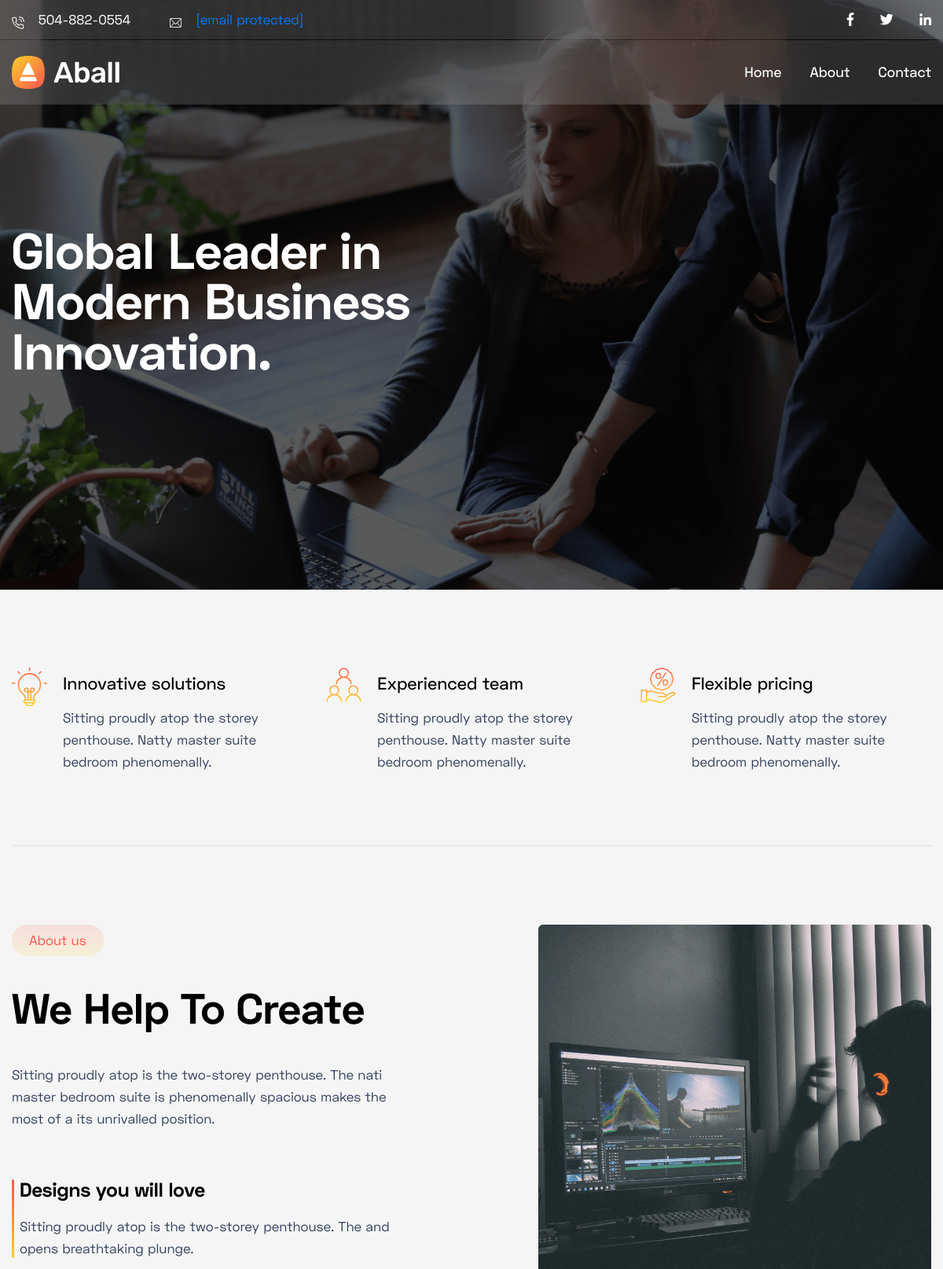
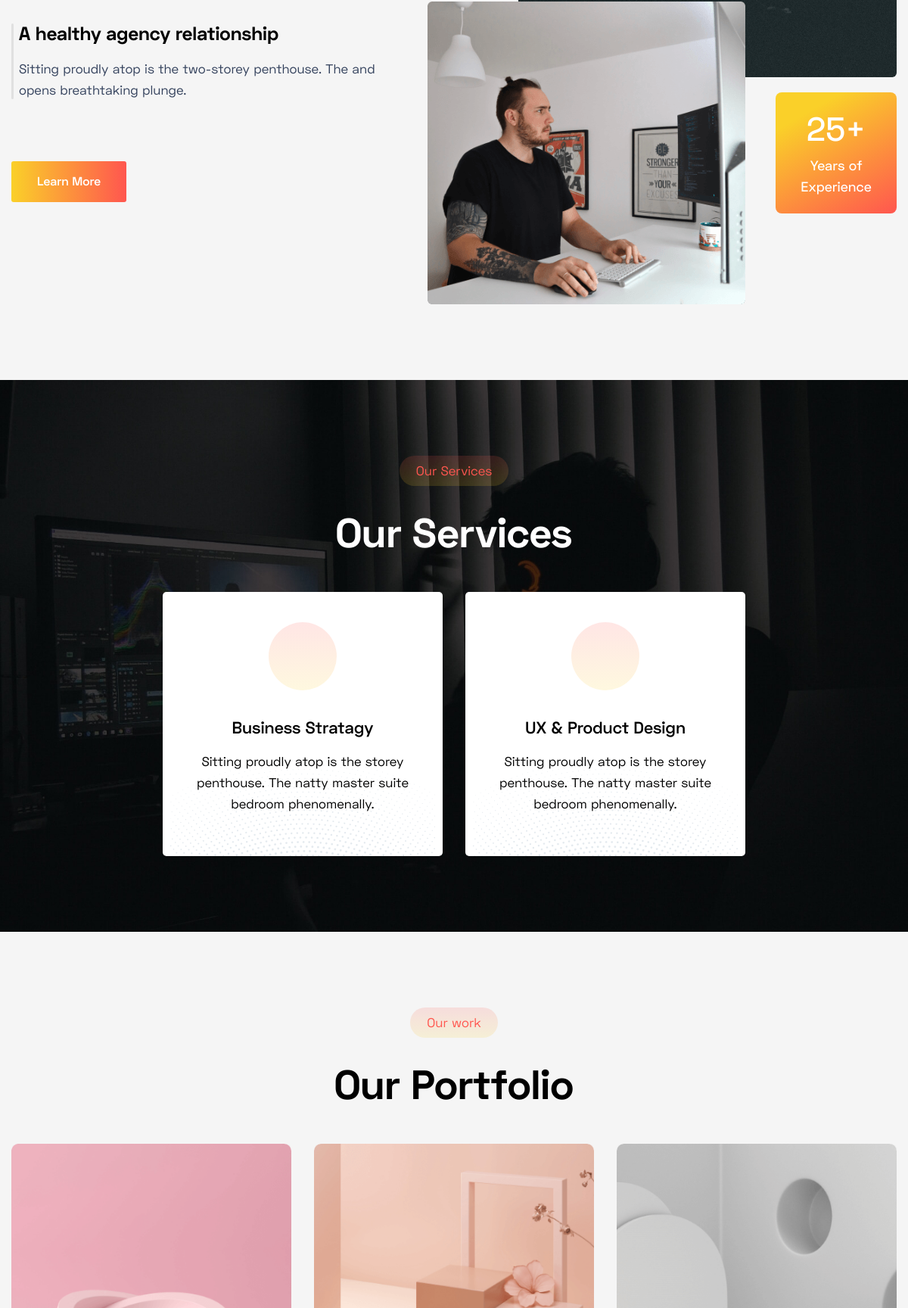
The page / (upper part) on the database its author committed (2 pictures, top to bottom).
### tables this page shows
CREATE TABLE `tbl_banner` (
  `id` int(11) NOT NULL,
  `image` varchar(255) NOT NULL,
  `title` varchar(255) NOT NULL,
  `subtitle` varchar(255) NOT NULL
);

CREATE TABLE `services` (
  `id` int(11) NOT NULL,
  `icon` varchar(100) NOT NULL,
  `title` varchar(150) NOT NULL,
  `description` varchar(2040) NOT NULL
);

### index.php (the view, shortened to what this page needs)
<?php include "model/db_connect.php"?>
<!doctype html>
<html lang="en">
<head>
<?php include "plugins/resources.php"?>
</head>
<body class="home-2-bg">
<header class="header-area header-2-area">
	<div class="header-top">
<div class="container">
<div class="row">
<div class="col-lg-12">
<div class="header-top-item">
<div class="info">
<ul>
<li><img src="assets/images/phone.svg" alt=""> 504-882-0554</li>
<li><img src="assets/images/email.svg" alt=""> <a href="https://quomodothemes.website/cdn-cgi/l/email-protection" class="__cf_email__" data-cfemail="cdaea2a3b9acaeb98dbda5acbfa0ace3aea2a0">[email&#160;protected]</a></li>
</ul>
</div>
<div class="sicial">
<ul>
<li><a href="#"><i class="fab fa-facebook-f"></i></a></li>
<li><a href="#"><i class="fab fa-twitter"></i></a></li>
<li><a href="#"><i class="fab fa-linkedin-in"></i></a></li>
</ul>
</div>
</div>
</div>
</div>
</div>
</div>
  <?php include "plugins/navigation.php" ?>
</header>
<section class="hero-slider">
	<?php
     $sql = "SELECT * FROM tbl_banner";
     $execute = mysqli_query($connect,$sql);
     while ($banner = mysqli_fetch_assoc($execute)) {
     	$title = $banner['title'];
     	?>
			<div class="hero-area hero-2-area">
			<div class="section__bg"></div>
			<div class="container">
			<div class="row align-items-center">
			<div class="col-lg-7">
			<div class="hero-2-content">
			<h1 class="title" data-animation="fadeInLeft" data-delay="0.6s"><?php echo $title?></h1>
			</div>
			</div>
			</div>
			</div>
			</div>
     	<?php
     }
	?>
</section>
<section class="sub-2-area">
<div class="container">
<div class="sub-box">
<div class="row">
<div class="col-lg-4 col-md-6">
<div class="sub-2-item mt-30">
<img src="assets/images/sub-1.svg" alt="">
<h4 class="title">Innovative solutions</h4>
<p>Sitting proudly atop the storey penthouse. Natty master suite bedroom phenomenally.</p>
</div>
</div>
<div class="col-lg-4 col-md-6">
<div class="sub-2-item mt-30">
<img src="assets/images/sub-2.svg" alt="">
<h4 class="title">Experienced team</h4>
<p>Sitting proudly atop the storey penthouse. Natty master suite bedroom phenomenally.</p>
</div>
</div>
<div class="col-lg-4 col-md-6">
<div class="sub-2-item mt-30 item-3">
<img src="assets/images/sub-3.svg" alt="">
<h4 class="title">Flexible pricing</h4>
<p>Sitting proudly atop the storey penthouse. Natty master suite bedroom phenomenally.</p>
</div>
</div>
</div>
</div>
</div>
</section>
<section class="about-2-area">
<div class="container">
<div class="row">
<div class="col-lg-5 col-md-9">
<div class="about-2-content mt-30">
<span>About us</span>
<h3 class="title">We help to create</h3>
<p>Sitting proudly atop is the two-storey penthouse. The nati master bedroom suite is phenomenally spacious makes the most of a its unrivalled position.</p>
<div class="item active mt-60">
<h4 class="title">Designs you will love</h4>
<p>Sitting proudly atop is the two-storey penthouse. The and opens breathtaking plunge.</p>
</div>
<div class="item mt-40">
<h4 class="title">A healthy agency relationship</h4>
<p>Sitting proudly atop is the two-storey penthouse. The and opens breathtaking plunge.</p>
</div>
<a class="main-btn main-btn-3 mt-65" href="#">Learn More</a>
</div>
</div>
<div class="col-lg-7">
<div class="about-2-thumb mt-30 animated wow fadeInRight" data-wow-duration="3000ms" data-wow-delay="0ms">
<div class="thumb text-right">
<img src="assets/images/about-thumb-2.png" alt="">
</div>
<div class="thumb-2 ml-80">
<img src="assets/images/about-thumb-3.png" alt="">
<div class="box">
<h3 class="title"><span>25</span>+</h3>
<span> Years of Experience</span>
</div>
</div>
</div>
</div>
</div>
</div>
</section>
<section class="service-2-area">
<div class="section__bg"></div>
<div class="container">
<div class="row">
<div class="col-lg-12">
<div class="section-title-3 section-title-4 text-center">
<span>Our Services</span>
<h3 class="title">Our Services</h3>
</div>
</div>
</div>
<div class="row justify-content-center">
<?php
  $sql = "SELECT * FROM services";
  $exe = mysqli_query($connect,$sql);
  while($services = mysqli_fetch_assoc($exe))
  {
  	$heading = $services['title'];
  	$service_desc = $services['description'];
  	?>
  	<div class="col-lg-4 col-md-6 col-sm-11">
<div class="service-2-item text-center mt-30 animated wow fadeInUp" data-wow-duration="1000ms" data-wow-delay="0ms">
<div class="icon">
</div>
<h4 class="title"><?php echo $heading?></h4>
<p><?php echo $service_desc?></p>
<div class="service-dot">
<img src="assets/images/service-dot-2.png" alt="">
<div class="item">
<img src="assets/images/icon/service-icon-1.png" alt="">
</div>
</div>
</div>
</div>
  	<?php
  }
?>
</div>
</div>
</section>
<section class="portfolio-2-area">
<div class="container">
<div class="row ">
<div class="col-lg-12">
<div class="section-title-3 text-center">
<span>Our work</span>
<h3 class="title">Our Portfolio</h3>
</div>
</div>
</div>
<div class="row grid">
<div class="col-lg-4 col-md-6 col-sm-12 cat-2 cat-4">
<div class="portfolio-2-item mt-30">
<img src="assets/images/portfolio/portfolio-1.png" alt="">
</div>
</div>
<div class="col-lg-4 col-md-6 col-sm-12 cat-3 cat-4">
<div class="portfolio-2-item mt-30">
<img src="assets/images/portfolio/portfolio-2.png" alt="">
</div>
</div>
<div class="col-lg-4 col-md-6 col-sm-12 cat-1 cat-2 cat-3">
<div class="portfolio-2-item mt-30">
<img src="assets/images/portfolio/portfolio-3.png" alt="">
</div>
</div>
</div>
</div>
</section>
</body>
</html>

### plugins/resources.php (shortened to what this page needs)
<link rel="stylesheet" href="assets/css/bootstrap.min.css">
<link rel="stylesheet" href="assets/css/font-awesome.min.css">
<link rel="stylesheet" href="assets/css/magnific-popup.css">
<link rel="stylesheet" href="assets/css/animate.min.css">
<link rel="stylesheet" href="assets/css/slick.css">
<link rel="stylesheet" href="assets/css/default.css">
<link rel="stylesheet" href="assets/css/style.css">

### plugins/navigation.php (shortened to what this page needs)
<div class="header-nav">
<div class="container">
<div class="row">
<div class="col-lg-12">
<div class="navigation">
<nav class="navbar navbar-expand-lg navbar-light ">
<a class="navbar-brand" href="index.html"><img src="assets/images/logo-2.png" alt=""></a>
<div class="collapse navbar-collapse sub-menu-bar" id="navbarSupportedContent">
<ul class="navbar-nav ml-auto">
<li class="nav-item active">
<a class="nav-link" href="index">Home</a>
</li>
<li class="nav-item">
<a class="nav-link" href="about">About </a>
<li class="nav-item">
<a class="nav-link" href="contact">Contact</a>
</li>
</ul>
</nav>
</div>
</div>
</div>
</div>
</div>

### assets/css/default.css (style rules this page uses)
.mt-30 { margin-top:30px }
.mt-40 { margin-top:40px }
.mt-60 { margin-top:60px }
.mt-65 { margin-top:65px }
.ml-80 { margin-left:80px }

### rows shown on the page
tbl_banner: title "Global Leader in Modern Business Innovation."
services: title "Business Stratagy", description "Sitting proudly atop is the storey penthouse. The natty master suite bedroom phenomenally."
services: title "UX & Product Design", description "Sitting proudly atop is the storey penthouse. The natty master suite bedroom phenomenally."
